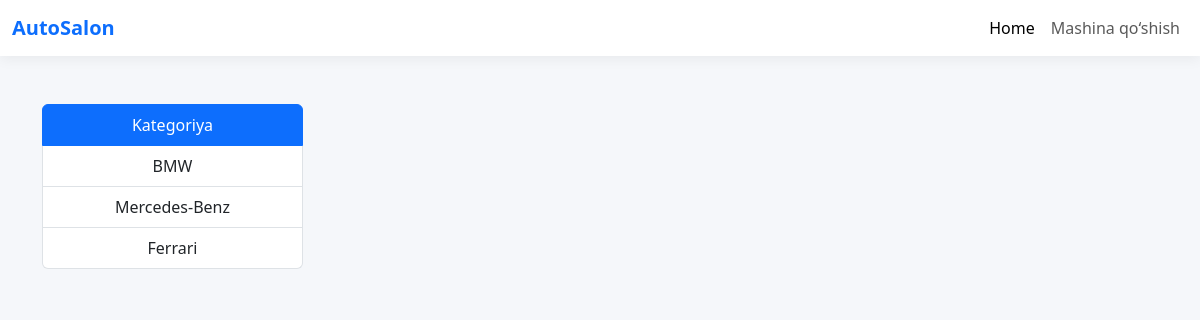
/salon_cars/2/2/, run on an earlier commit of the app's database.
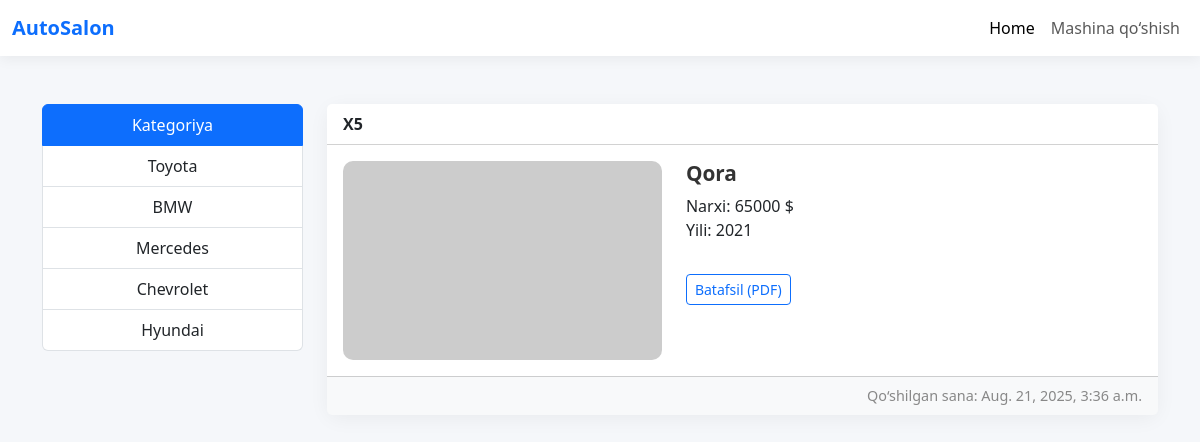
And on a later commit of the database.
### project1/models.py (models this page shows, shortened)
class BaseClass(models.Model):
    created_at = models.DateTimeField(auto_now_add=True)
    updated_at = models.DateTimeField(auto_now=True)
    class Meta:
        abstract = True

class Brand(BaseClass):
    title = models.CharField(max_length=100)
    context = models.TextField()

class Car(BaseClass):
    model = models.CharField(max_length=100)
    price = models.IntegerField()
    year = models.PositiveIntegerField()
    color = models.CharField(max_length=100)
    brand = models.ForeignKey(Brand, on_delete=models.CASCADE)
    salon = models.ForeignKey(Autosalon, on_delete=models.CASCADE)
    image = models.ImageField(upload_to='photos/cars/%Y/%m/%d')

### project1/views.py (the view)
# urls.py: path('salon_cars/<int:brand_pk>/<int:salon_pk>/', salon_cars, name='salon_cars'),
def salon_cars(request, brand_pk, salon_pk):
    cars = Car.objects.filter(brand=brand_pk, salon=salon_pk)
    brand = Brand.objects.all()
    context = {
        "salon_pk": salon_pk,
        "cars": cars,
        "brand": brand
    }
    return render(request, 'salon_cars.html', context)

### project1/templates/salon_cars.html (shortened to what this page needs)
<!DOCTYPE html>
<html lang="en">
<head>
  <link href="https://cdn.jsdelivr.net/npm/bootstrap@5.3.0/dist/css/bootstrap.min.css" rel="stylesheet" />
</head>
<body>
<nav class="navbar navbar-expand-lg navbar-light bg-white">
  <div class="container-fluid">
    <a class="navbar-brand fw-bold text-primary" href="#">AutoSalon</a>
    <div class="collapse navbar-collapse justify-content-end" id="navbarNav">
      <ul class="navbar-nav">
        <li class="nav-item"><a class="nav-link active" href="{% url 'home' %}">Home</a></li>
        <li class="nav-item"><a class="nav-link" href="{% url 'add_car' %}">Mashina qo‘shish</a></li>
      </ul>
    </div>
  </div>
</nav>
<div class="container mt-5">
  <div class="row">
    <div class="col-12 col-md-3">
      <ul class="list-group text-center mb-4">
        <li class="list-group-item active">Kategoriya</li>
        {% for item in brand %}
        <li class="list-group-item">
          <a href="{% url 'salon_cars' item.pk salon_pk %}">{{ item.title }}</a>
        </li>
        {% endfor %}
      </ul>
    </div>
    <div class="col-12 col-md-9">
      {% for item in cars %}
      <div class="card mb-4">
        <div class="card-header bg-white fw-semibold">
          {{ item.model }}
        </div>
        <div class="card-body">
          <div class="row">
            <div class="col-md-5">
              {% if item.image %}
                <img src="{{ item.image.url }}" alt="Car image" class="img-fluid" />
              {% else %}
                <img src="https://picsum.photos/400/250" alt="Placeholder" class="img-fluid" />
              {% endif %}
            </div>
            <div class="col-md-7">
              <h5 class="card-title">{{ item.color }}</h5>
              <p class="card-text">Narxi: {{ item.price }} $ <br> Yili: {{ item.year }}</p>
              <a href="{% url 'car_pdf' item.pk %}" class="btn btn-outline-primary btn-sm mt-3">
                Batafsil (PDF)
              </a>
            </div>
          </div>
        </div>
        <div class="card-footer text-end">
          Qo‘shilgan sana: {{ item.created_at }}
        </div>
      </div>
      {% endfor %}
    </div>
  </div>
</div>
</body>
</html>

What changed in the data, as far as the page shows it:
removed Brand: title "Mercedes-Benz"
removed Brand: title "Ferrari"
added Brand: title "Toyota"
added Brand: title "Mercedes"
added Brand: title "Chevrolet"
added Brand: title "Hyundai"
now on this page (row edited): Car: model "X5", color "Qora", price "65000", year "2021", created_at "Aug. 21, 2025, 3:36 a.m."
